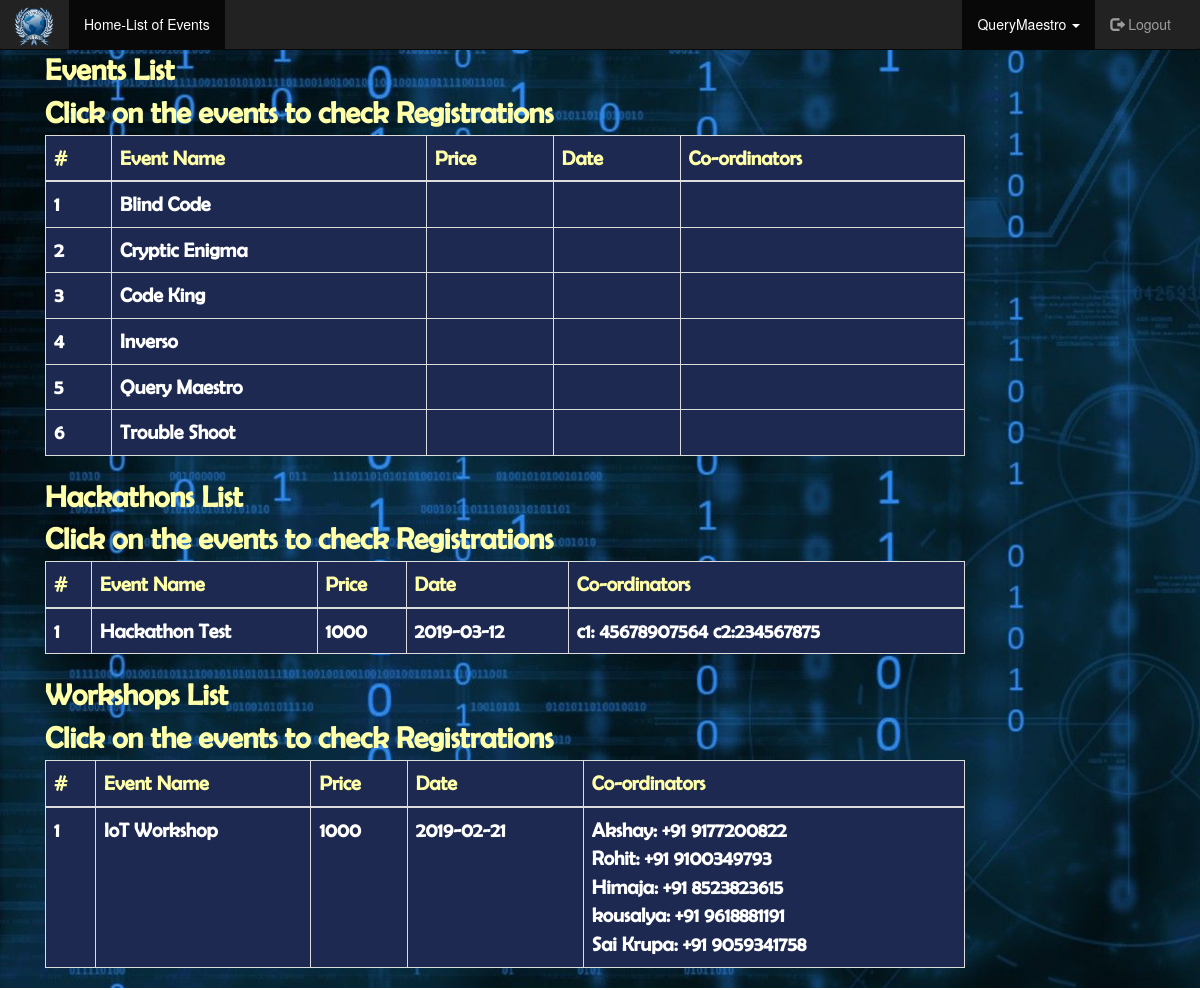
The app's page /Admin/index.php (signed in) with its own data.
### tables this page shows
CREATE TABLE `event` (
  `url` varchar(255) NOT NULL,
  `title` varchar(255) NOT NULL,
  `brief` text NOT NULL,
  `site` varchar(255) NOT NULL
);

CREATE TABLE `hackathon` (
  `url` varchar(255) NOT NULL,
  `title` varchar(255) NOT NULL,
  `brief` text NOT NULL,
  `desp` text NOT NULL,
  `price` int(11) NOT NULL,
  `date` date NOT NULL,
  `coords` text NOT NULL,
  `paytm` varchar(255) NOT NULL,
  `phonepay` varchar(255) NOT NULL,
  `tez` varchar(255) NOT NULL
);

CREATE TABLE `workshop` (
  `url` varchar(255) NOT NULL,
  `title` varchar(255) NOT NULL,
  `brief` text NOT NULL,
  `desp` text NOT NULL,
  `price` int(11) NOT NULL,
  `date` date NOT NULL,
  `coords` text NOT NULL,
  `paytm` varchar(255) NOT NULL,
  `phonepay` varchar(255) NOT NULL,
  `tez` varchar(255) NOT NULL
);

### Admin/index.php (the view, shortened to what this page needs)
<!doctype html>
<?php
require_once('../config/connect.php');
  if(isset($_SESSION['admin']))
{
  $userLoggedIn = $_SESSION['admin'];
  $query="SELECT * FROM `admin` WHERE id='$userLoggedIn'";
  $result=mysqli_query($connection,$query);
  $user=mysqli_fetch_array($result);
}
else
{
  header('location: login.php');
}
$event=mysqli_query($connection,"SELECT * FROM `event`");
$hack=mysqli_query($connection,"SELECT * FROM `hackathon`");
$work=mysqli_query($connection,"SELECT * FROM `workshop`");
?>
<html lang="en">
  <head>
  <link rel="stylesheet" href="https://maxcdn.bootstrapcdn.com/bootstrap/3.3.7/css/bootstrap.min.css">
  <link rel="stylesheet" href="https://cdnjs.cloudflare.com/ajax/libs/font-awesome/4.7.0/css/font-awesome.min.css">
  </head>
  <body style="background-size: cover;background-image: url('../img/bg-masthead.jpg'); background-repeat: no-repeat;">
   <?php include'nav.php'?>
    <div class="container">
      <div class="col-md-10">
        <font class="font" style="font-weight: bold; color:#ffa;  font-size:30px;">Events List<br> Click on the events to check Registrations</font><br>
        <font class="font" style="font-weight: bold; font-size:20px; word-wrap: break-word;">
        <table style="background-color: #1d2951" class="table table-bordered table-dark">
          <thead>
            <tr>
              <th scope="col"> <font class="font" style="font-weight: bold; color:#ffa;  font-size:20px;">#</font></th>
              <th scope="col"> <font class="font" style="font-weight: bold; color:#ffa;  font-size:20px;">Event Name</font></th>
              <th scope="col"> <font class="font" style="font-weight: bold; color:#ffa;  font-size:20px;">Price</font></th>
              <th scope="col"> <font class="font" style="font-weight: bold; color:#ffa;  font-size:20px;">Date</font></th>
              <th scope="col"> <font class="font" style="font-weight: bold; color:#ffa;  font-size:20px;">Co-ordinators</font></th>
            </tr>
          </thead>
          <tbody>
            <?php $cnt=mysqli_num_rows($event); $i=0; if($cnt>0){while($reg=mysqli_fetch_array($event)){ $i+=1;?>
            <tr>
              <th scope="row"><?php echo $i;?></th>
              <td><a class="atag" href="reg.php?type=<?php echo $reg['title']?>&url=<?php echo $reg['url'];?>"><?php echo $reg['title'];?></a></td>
              <td><?php echo $reg['price'];?></td>
              <td><?php echo $reg['date'];?></td>
              <td><?php echo $reg['coords'];?></td>
            </tr> <?php }}?></font>
    </div>
    <div class="col-md-10">
        <font class="font" style="font-weight: bold; color:#ffa;  font-size:30px;">Hackathons List<br> Click on the events to check Registrations</font><br>
        <font class="font" style="font-weight: bold; font-size:20px; word-wrap: break-word;">
        <table style="background-color: #1d2951" class="table table-bordered table-dark">
          <thead>
            <tr>
              <th scope="col"> <font class="font" style="font-weight: bold; color:#ffa;  font-size:20px;">#</font></th>
              <th scope="col"> <font class="font" style="font-weight: bold; color:#ffa;  font-size:20px;">Event Name</font></th>
              <th scope="col"> <font class="font" style="font-weight: bold; color:#ffa;  font-size:20px;">Price</font></th>
              <th scope="col"> <font class="font" style="font-weight: bold; color:#ffa;  font-size:20px;">Date</font></th>
              <th scope="col"> <font class="font" style="font-weight: bold; color:#ffa;  font-size:20px;">Co-ordinators</font></th>
            </tr>
          </thead>
          <tbody>
            <?php $cnt=mysqli_num_rows($hack); $i=0; if($cnt>0){while($reg=mysqli_fetch_array($hack)){ $i+=1;?>
            <tr>
              <th scope="row"><?php echo $i;?></th>
              <td><a class="atag" href="reg.php?type=<?php echo $reg['title']?>&url=<?php echo $reg['url'];?>"><?php echo $reg['title'];?></a></td>
              <td><?php echo $reg['price'];?></td>
              <td><?php echo $reg['date'];?></td>
              <td><?php echo $reg['coords'];?></td>
            </tr> <?php }}?></font>
    </div>
    <div class="col-md-10">
        <font class="font" style="font-weight: bold; color:#ffa;  font-size:30px;">Workshops List<br> Click on the events to check Registrations</font><br>
        <font class="font" style="font-weight: bold; font-size:20px; word-wrap: break-word;">
        <table style="background-color: #1d2951" class="table table-bordered table-dark">
          <thead>
            <tr>
              <th scope="col"> <font class="font" style="font-weight: bold; color:#ffa;  font-size:20px;">#</font></th>
              <th scope="col"> <font class="font" style="font-weight: bold; color:#ffa;  font-size:20px;">Event Name</font></th>
              <th scope="col"> <font class="font" style="font-weight: bold; color:#ffa;  font-size:20px;">Price</font></th>
              <th scope="col"> <font class="font" style="font-weight: bold; color:#ffa;  font-size:20px;">Date</font></th>
              <th scope="col"> <font class="font" style="font-weight: bold; color:#ffa;  font-size:20px;">Co-ordinators</font></th>
            </tr>
          </thead>
          <tbody>
            <?php $cnt=mysqli_num_rows($work); $i=0; if($cnt>0){while($reg=mysqli_fetch_array($work)){ $i+=1;?>
            <tr>
              <th scope="row"><?php echo $i;?></th>
              <td><a class="atag" href="reg.php?type=<?php echo $reg['title']?>&url=<?php echo $reg['url'];?>"><?php echo $reg['title'];?></a></td>
              <td><?php echo $reg['price'];?></td>
              <td><?php echo $reg['date'];?></td>
              <td><?php echo $reg['coords'];?></td>
            </tr> <?php }}?></font>
    </div>
  </div>
</body>
</html>
  </body>
</html>

### Admin/nav.php (shortened to what this page needs)
<nav class="navbar navbar-inverse sticky-top" style="margin:-2px -2px; position: sticky;">
  <div class="container-fluid">
	<div class="navbar-header">
	   <a class="navbar-brand" href="index.php"><span><img src="..\img\questfinal.png" class="img responsive" style="max-height:40px;max-width:40px;margin:-9px 0px;"/></span></a>
	</div>
	<div class="collapse navbar-collapse" id="myNavbar">
	  <ul class="nav navbar-nav">
		<li class="active"><a href="index.php">Home-List of Events</a></li>
	  </ul>
	   <?php
	   if(isset($_SESSION['admin']) & !empty($_SESSION['admin']))
	   {?>
  			  <ul class="nav navbar-nav navbar-right dropdown">
  			  	<li class="dropdown active">
		    <a class="dropdown-toggle active" data-toggle="dropdown" href="#"><?php echo $user['id'];?>
		    <span class="caret"></span></a>
		  </li>
  			      <li><a href="logout.php"><span class="glyphicon glyphicon-log-out"></span> Logout</a></li>
  			  </ul>
	   <?php } ?>
	</div>
	</div>
</nav>

### Admin/index.php (style rules this page uses)
.font { font-family:myFont; color: white; }
.atag { color: white; text-decoration: none; }

### records on screen
event: title "Blind Code"
event: title "Cryptic Enigma"
event: title "Code King"
event: title "Inverso"
event: title "Query Maestro"
event: title "Trouble Shoot"
hackathon: title "Hackathon Test", price "1000", date "2019-03-12", coords "c1: 45678907564 c2:234567875"
workshop: title "IoT Workshop", price "1000", date "2019-02-21", coords "Akshay: +91 9177200822 Rohit: +91 9100349793 Himaja: +91 8523823615 kousalya: +91 9618881191 Sai Krupa: +91 9059341758"

### other values on screen
$user['id'] "QueryMaestro"
